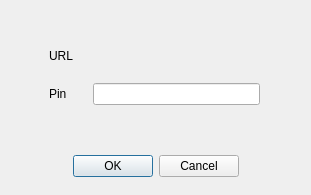
<?xml version="1.0" encoding="UTF-8"?>
<ui version="4.0">
 <class>twitterdialog</class>
 <widget class="QDialog" name="twitterdialog">
  <property name="geometry">
   <rect>
    <x>0</x>
    <y>0</y>
    <width>311</width>
    <height>195</height>
   </rect>
  </property>
  <property name="windowTitle">
   <string>Dialog</string>
  </property>
  <widget class="QDialogButtonBox" name="buttonBox">
   <property name="geometry">
    <rect>
     <x>30</x>
     <y>150</y>
     <width>251</width>
     <height>32</height>
    </rect>
   </property>
   <property name="layoutDirection">
    <enum>Qt::LeftToRight</enum>
   </property>
   <property name="orientation">
    <enum>Qt::Horizontal</enum>
   </property>
   <property name="standardButtons">
    <set>QDialogButtonBox::Cancel|QDialogButtonBox::Ok</set>
   </property>
   <property name="centerButtons">
    <bool>true</bool>
   </property>
  </widget>
  <widget class="QWidget" name="formLayoutWidget">
   <property name="geometry">
    <rect>
     <x>29</x>
     <y>29</y>
     <width>251</width>
     <height>101</height>
    </rect>
   </property>
   <layout class="QFormLayout" name="formLayout">
    <property name="horizontalSpacing">
     <number>20</number>
    </property>
    <property name="verticalSpacing">
     <number>20</number>
    </property>
    <property name="leftMargin">
     <number>20</number>
    </property>
    <property name="topMargin">
     <number>20</number>
    </property>
    <property name="rightMargin">
     <number>20</number>
    </property>
    <property name="bottomMargin">
     <number>20</number>
    </property>
    <item row="0" column="0">
     <widget class="QLabel" name="URL">
      <property name="text">
       <string>URL</string>
      </property>
     </widget>
    </item>
    <item row="0" column="1">
     <widget class="QLabel" name="Website">
      <property name="text">
       <string/>
      </property>
      <property name="openExternalLinks">
       <bool>true</bool>
      </property>
     </widget>
    </item>
    <item row="1" column="0">
     <widget class="QLabel" name="Pin">
      <property name="text">
       <string>Pin</string>
      </property>
     </widget>
    </item>
    <item row="1" column="1">
     <widget class="QLineEdit" name="PinValue">
      <property name="text">
       <string/>
      </property>
     </widget>
    </item>
   </layout>
  </widget>
 </widget>
 <resources/>
 <connections>
  <connection>
   <sender>buttonBox</sender>
   <signal>accepted()</signal>
   <receiver>twitterdialog</receiver>
   <slot>accept()</slot>
   <hints>
    <hint type="sourcelabel">
     <x>248</x>
     <y>254</y>
    </hint>
    <hint type="destinationlabel">
     <x>157</x>
     <y>274</y>
    </hint>
   </hints>
  </connection>
  <connection>
   <sender>buttonBox</sender>
   <signal>rejected()</signal>
   <receiver>twitterdialog</receiver>
   <slot>reject()</slot>
   <hints>
    <hint type="sourcelabel">
     <x>316</x>
     <y>260</y>
    </hint>
    <hint type="destinationlabel">
     <x>286</x>
     <y>274</y>
    </hint>
   </hints>
  </connection>
 </connections>
</ui>
